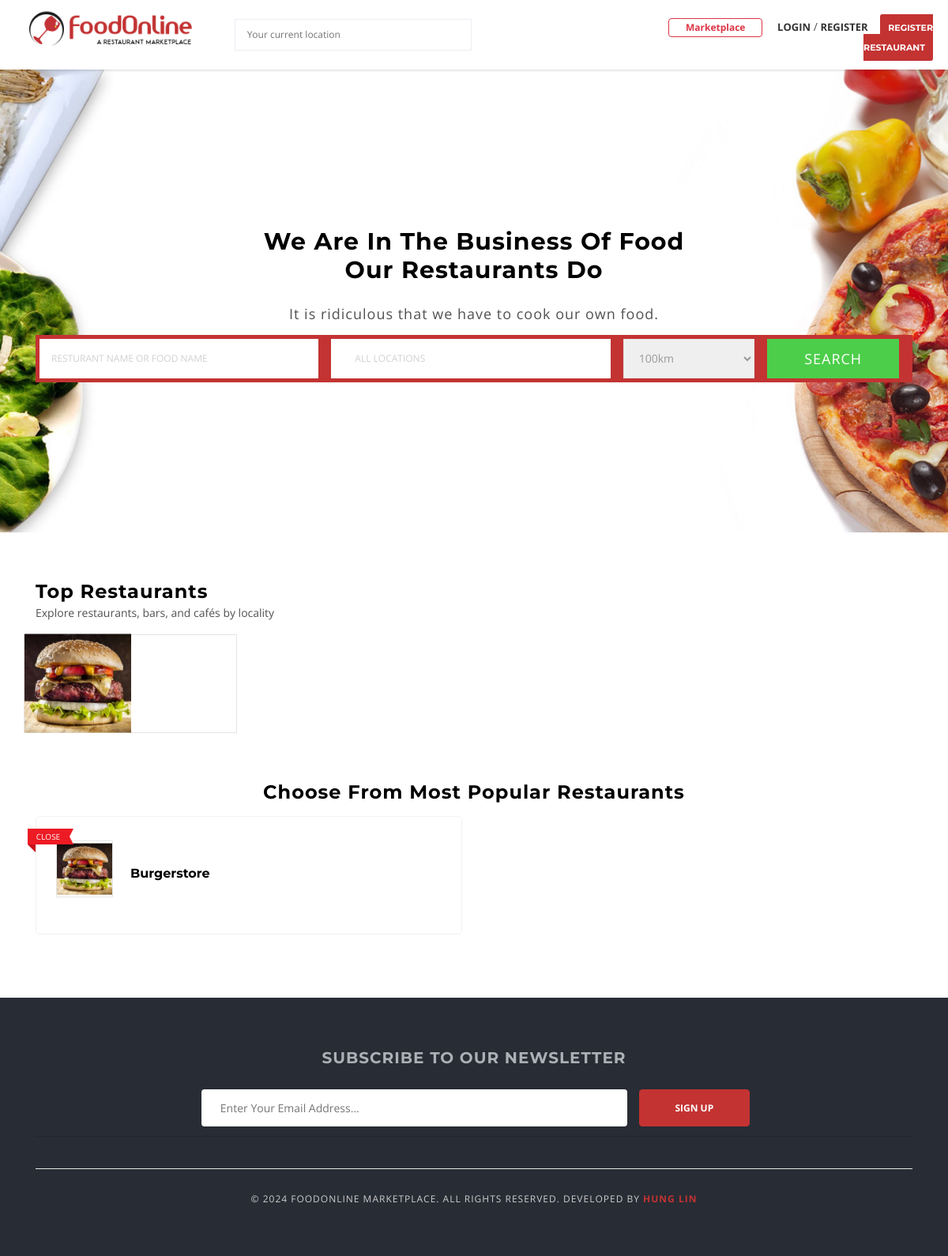
/, run on an earlier commit of the app's database.
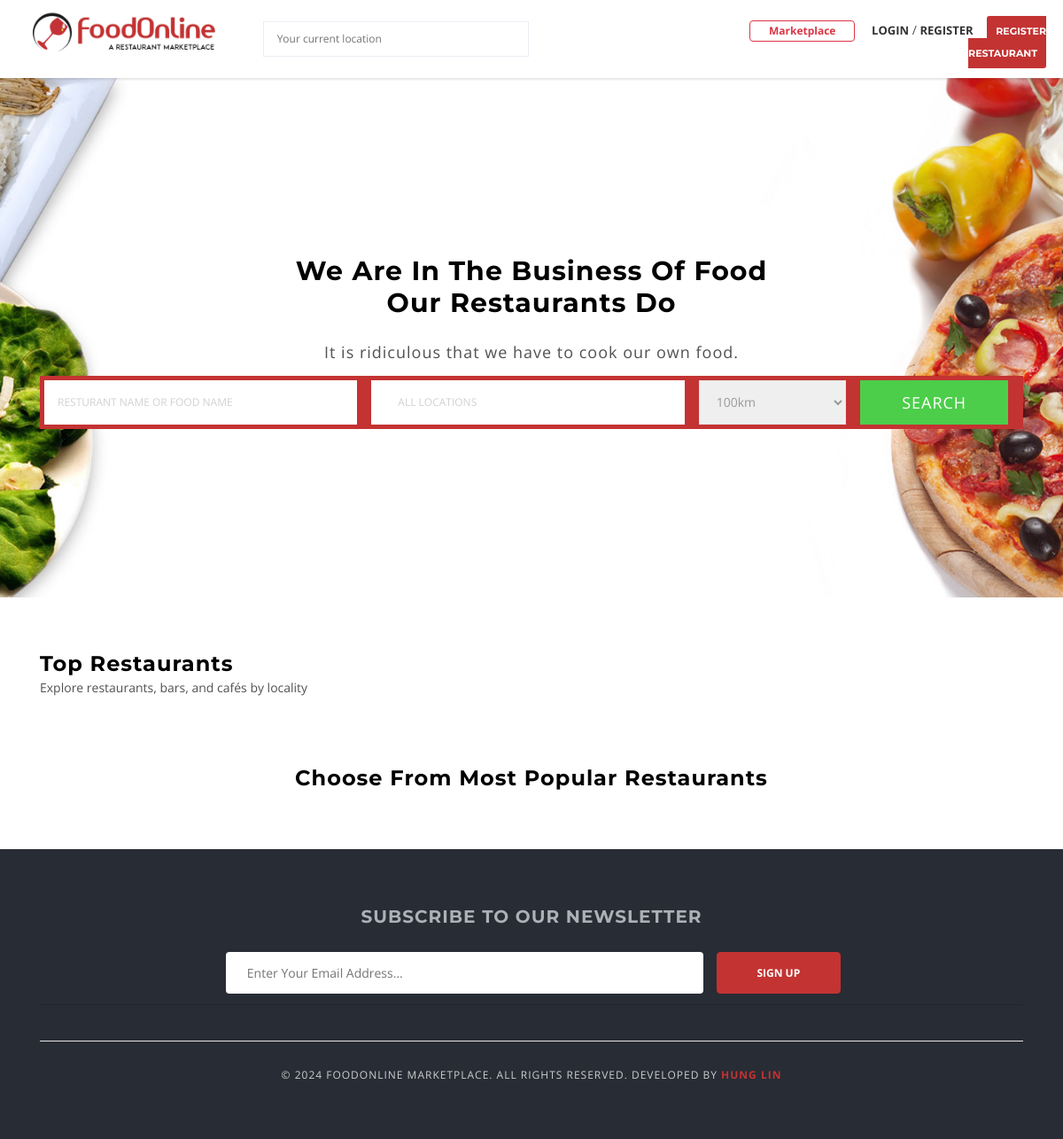
And on a later commit of the database.
### vendor/models.py (models this page shows, shortened)
class Vendor(models.Model):
    user = models.OneToOneField(User, on_delete=models.CASCADE, related_name="vendor")
    user_profile = models.OneToOneField(UserProfile, on_delete=models.CASCADE, related_name="vendor")
    vendor_name = models.CharField(max_length=50)
    vendor_slug = models.SlugField(max_length=100, unique=True,null=True)
    vendor_license = models.ImageField(upload_to="vendor/license")
    is_approved = models.BooleanField(default=False)
    created_at = models.DateTimeField(auto_now_add=True,null=True)
    modfied_at = models.DateTimeField(auto_now=True)
    def __str__(self):
        return self.vendor_name
    def is_open(self):
        today_date = date.today()
        today = today_date.isoweekday()
        current_opening_hours = OpeningHour.objects.filter(vendor=self, day=today)
        now = datetime.now()
        current_time = now.strftime("%H:%M:%S")
        is_open = None
        return is_open

### djangoapp/views.py (the view)
# urls.py: path("", views.home, name="home"),
def home(request):
    vendors = Vendor.objects.filter(is_approved=True, user__is_active=True)[:8]
    context = {
        "vendors": vendors,
    }
    return render(request, "home.html", context)

### accounts/context_processors.py (called while the page is built)
def get_vendor(request):
    try:
        vendor = Vendor.objects.get(user=request.user)
    except:
        vendor = None
    return dict(vendor=vendor)

def get_user_profile(request):
    try:
        user_profile = UserProfile.objects.get(user=request.user)
    except:
        user_profile = None
    return dict(user_profile=user_profile)

### templates/home.html (shortened to what the changed rows need)
{% extends 'base.html' %}
{% load static %}
{% block content %}
<div class="main-section">
  <div
    class="page-section nopadding cs-nomargin main-search-bar"
    style="
      padding-top: 200px;
      padding-bottom: 150px;
      margin-bottom: 0px;
      background: url('{% static 'extra-images/bg-image1.jpg' %}') no-repeat
        center / cover;
    "
  >
    <div class="container">
      <div class="row">
        <div class="col-lg-12 col-md-12 col-sm-12 col-xs-12">
          <div class="element-title">
            <h1
              style="
                font-size: 40px;
                color: #505050;
                text-transform: uppercase;
                line-height: 50px;
                margin-bottom: 25px;
                text-align: center;
              "
            >
              We are in the business of food<br />our restaurants do
            </h1>
          </div>
        </div>
      </div>
    </div>
  </div>
  <div
    class="page-section nopadding cs-nomargin"
    style="
      margin-top: 0px;
      padding-top: 60px;
      padding-bottom: 0px;
      margin-bottom: 0px;
      background: #ffffff;
    "
  >
    <div class="container">
      <div class="row">
        <div class="col-lg-12 col-md-12 col-sm-12 col-xs-12">
          <div class="element-title align-left">
            <h2>Top Restaurants</h2>
          </div>
        </div>
        <div
          class="col-lg-12 col-md-12 col-sm-12 col-xs-12"
          style="padding-right: 0 !important; padding-left: 0 !important"
        >
          <div class="company-logo">
            <ul>
              {% for vendor in vendors %}
              <li class="has-border">
                <figure>
                  {% if vendor.user_profile.profile_picture %}
                  <a
                    href="{% url 'marketplace:vendor_detail' vendor.vendor_slug %}"
                    ><img
                      src="{{ vendor.user_profile.profile_picture.url }}"
                      class="attachment-full size-full wp-post-image"
                      alt="Profile Picture"
                      height="125"
                  /></a>
                  {% else %}
                  <a
                    href="{% url 'marketplace:vendor_detail' vendor.vendor_slug %}"
                    ><img
                      src="{% static 'images/default-profile.png' %}"
                      class="attachment-full size-full wp-post-image"
                      alt="Profile Picture"
                      height="125"
                  /></a>
                  {% endif %}
                </figure>
              </li>
              {% endfor %}
            </ul>
          </div>
        </div>
      </div>
    </div>
  </div>
  <div
    class="page-section nopadding cs-nomargin"
    style="
      margin-top: 0px;
      padding-top: 60px;
      padding-bottom: 50px;
      margin-bottom: 0px;
      background: #ffffff;
    "
  >
    <div class="container">
      <div class="row">
        <div class="col-lg-12 col-md-12 col-sm-12 col-xs-12">
          <div class="element-title align-center">
            <h2>Choose From Most Popular Restaurants</h2>
          </div>
        </div>
        <div class="col-lg-12 col-md-12 col-sm-12 col-xs-12">
          <div class="listing fancy">
            <ul class="row">
              {% for vendor in vendors %}
              <li class="col-lg-6 col-md-6 col-sm-6 col-xs-12">
                <div class="list-post featured">
                  <div class="img-holder">
                    <figure>
                      {% if vendor.user_profile.profile_picture %}
                      <a
                        href="{% url 'marketplace:vendor_detail' vendor.vendor_slug %}"
                        ><img
                          src="{{ vendor.user_profile.profile_picture.url }}"
                          class="img-thumb wp-post-image"
                          alt="Profile Picture"
                      /></a>
                      {% else %}
                      <a
                        href="{% url 'marketplace:vendor_detail' vendor.vendor_slug %}"
                        ><img
                          src="{% static 'images/default-profile.png' %}"
                          class="img-thumb wp-post-image"
                          alt="Profile Picture"
                      /></a>
                      {% endif %}
                    </figure>
                    {% if vendor.is_open %}
                    <span class="restaurant-status open">
                      <em class="bookmarkRibbon"></em>Open
                    </span>
                    {% else %}
                    <span class="restaurant-status close">
                      <em class="bookmarkRibbon"></em>Close
                    </span>
                    {% endif %}
                  </div>
                  <div class="text-holder">
                    <div class="post-title">
                      <h5>
                        <a
                          href="{% url 'marketplace:vendor_detail' vendor.vendor_slug %}"
                          >{{ vendor }}</a
                        >
                      </h5>
                    </div>
                  </div>
                </div>
              </li>
              {% endfor %}
            </ul>
          </div>
        </div>
      </div>
    </div>
  </div>
</div>
{% endblock %}

What changed in the data, as far as the page shows it:
removed Vendor: shows "CLOSE", vendor_name "Burgerstore"
